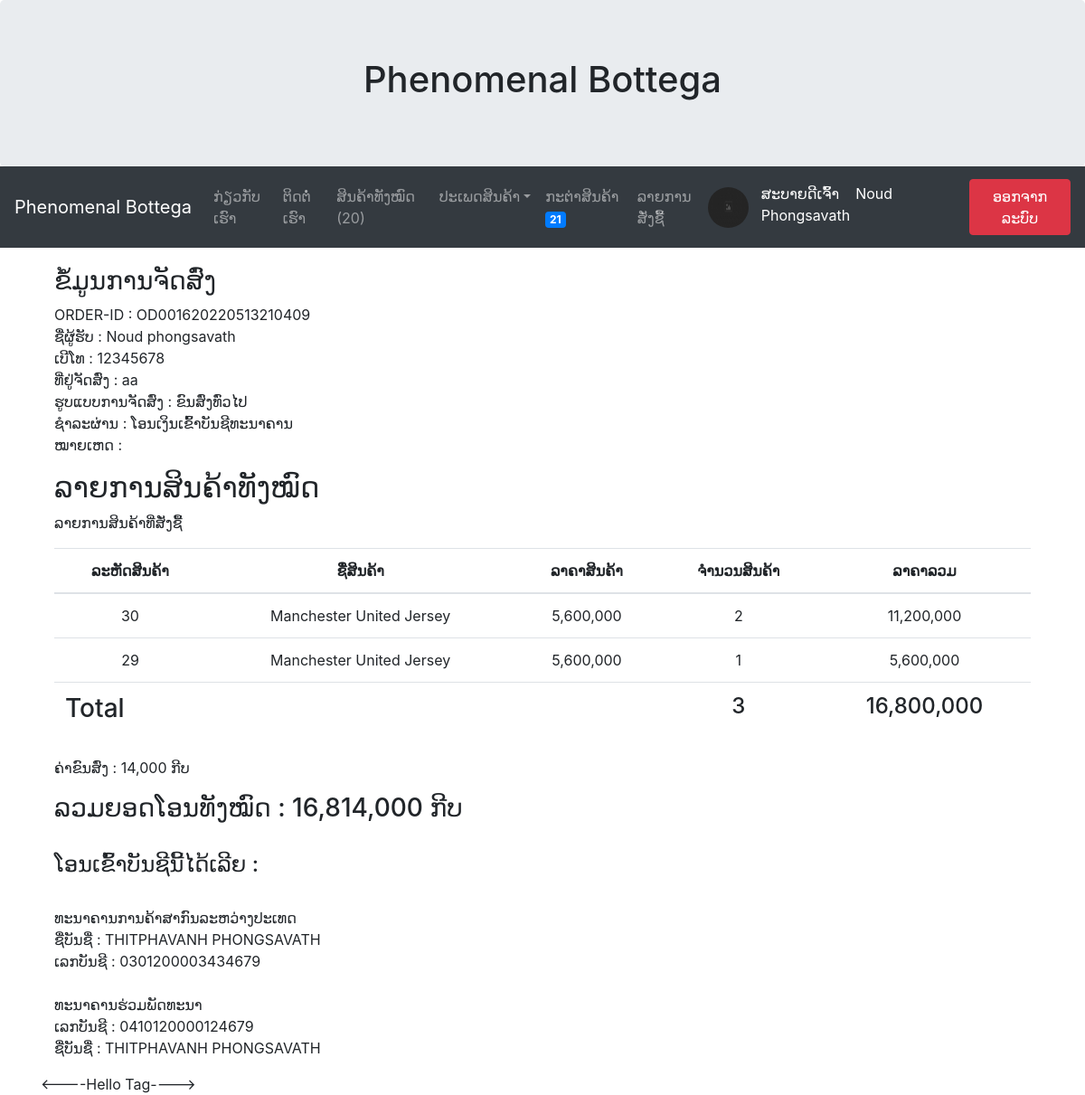
Screenshot of /myorder/OD001620220513210409/ (signed in) with the database file from the repository.
### myapp/models.py (models this page shows, shortened)
class Profile(models.Model):
	user = models.OneToOneField(User, on_delete=models.CASCADE)
	photo = models.ImageField(upload_to="photoprofile", null=True, blank=True, default='default.png')
	usertype = models.CharField(max_length=100, default='member')
	cartquan = models.IntegerField(default=0)

class OrderPending(models.Model):
	orderid = models.CharField(max_length=100)
	user = models.ForeignKey(User, on_delete=models.CASCADE)
	name = models.CharField(max_length=100)
	tel = models.CharField(max_length=100)
	address = models.TextField()
	shipping = models.CharField(max_length=100)
	payment = models.CharField(max_length=100)  # alibaba # QR code
	other = models.TextField(blank=True, null=True)
	stamp = models.DateTimeField(auto_now_add=True, blank=True, null=True)
	paid = models.BooleanField(default=False)
	confirmed = models.BooleanField(default=False)
	slip = models.ImageField(upload_to="slip", null=True, blank=True)
	sliptime = models.CharField(max_length=100, null=True, blank=True)
	paymentid = models.CharField(max_length=100, null=True, blank=True)
	trackingnumber = models.CharField(max_length=100, null=True, blank=True)

class OrderList(models.Model):
	orderid = models.CharField(max_length=100)
	productid = models.CharField(max_length=100)
	productname = models.CharField(max_length=100)
	price = models.IntegerField()
	quantity = models.IntegerField()
	total = models.IntegerField()

### myapp/views.py (the view)
# urls.py: path('myorder/<str:orderid>/', MyOrder, name='myorder-page'),
def MyOrder(request, orderid):
    username = request.user.username
    user = User.objects.get(username=username)
    order = OrderPending.objects.get(orderid=orderid)
    if user != order.user:
        return redirect('allproduct-page')
    odlist = OrderList.objects.filter(orderid=orderid)
    total = sum([c.total for c in odlist])
    order.total = total
    count = sum([c.quantity for c in odlist])
    if order.shipping == 'ems':
        shipcost = sum([6000 if i == 0 else 4000 for i in range(count)])
    else:
        shipcost = sum([7000 if i == 0 else 3000 for i in range(count)])
    if order.payment == 'cod':
        shipcost += 2000  # shipcost = shipcost + 2000
    order.shipcost = shipcost
    context = {'order': order, 'odlist': odlist,
               'total': total, 'count': count}
    return render(request, 'myapp/myorder.html', context)

### myapp/templatetags/custom_tags.py (called while the page is built)
@register.simple_tag
def hello_tag():  # {% hello_tag %}
    return '<----Hello Tag---->'

@register.simple_tag
def show_allproduct():
    count = Allproduct.objects.count()
    return count

@register.inclusion_tag('myapp/allcatagory.html')
def all_catagory():
    catagorys = Catagory.objects.all()
    return {'allcatagorys': catagorys}

### myapp/template/myapp/myorder.html
{% extends 'myapp/base.html' %}
{% load humanize %}
{% block content %}
<div class="container">
	<h3>ຂໍ້ມູນການຈັດສົ່ງ</h3>
	<p>
		ORDER-ID : {{order.orderid}}<br>
		ຊື່ຜູ້ຮັບ : {{order.name}}<br>
		ເບີໂທ : {{order.tel}}<br>
		ທີ່ຢູ່ຈັດສົ່ງ : {{order.address}}<br>
		{% if order.shipping == 'ems' %}
		ຮູບແບບການຈັດສົ່ງ : ຂົນສົ່ງທົ່ວໄປ
		{% else %}
		ຮູບແບບການຈັດສົ່ງ : ລົງທະບຽນ
		{% endif %}<br>
		{% if order.payment == 'transfer' %}
		ຊຳລະຜ່ານ : ໂອນເງິນເຂົ້າບັນຊີທະນາຄານ
		{% else %}
		ຊຳລະຜ່ານ : ເກັບເງິນປາຍທາງ
		{% endif %}<br>
		ໝາຍເຫດ : {{other}}<br>
	</p>
</div>
<div class="container">
	<h2>ລາຍການສິນຄ້າທັງໝົດ</h2>
	<p>ລາຍການສິນຄ້າທີ່ສັ່ງຊື້</p>
	<table class="table">
		<thead>
			<tr>
				<th style="text-align: center;">ລະຫັດສິນຄ້າ</th>
				<th style="text-align: center;">ຊື່ສິນຄ້າ</th>
				<th style="text-align: center;">ລາຄາສິນຄ້າ</th>
				<th style="text-align: center;">ຈຳນວນສິນຄ້າ</th>
				<th style="text-align: center;">ລາຄາລວມ</th>
			</tr>
		</thead>
		<tbody>
			{% for pd in odlist %}
			<tr>
				<td style="text-align: center;">{{pd.productid}}</td>
				<td style="text-align: center;">{{pd.productname}}</td>
				<td style="text-align: center;">{{pd.price|intcomma}}</td>
				<td style="text-align: center;">{{pd.quantity|intcomma}}</td>
				<td style="text-align: center;">{{pd.total|intcomma}}</td>
			</tr>
			{% endfor %}
			<tr>
				<td>
					<h3>Total</h3>
				</td>
				<td></td>
				<td></td>
				<td style="text-align: center;">
					<h4>{{count|intcomma}}</h4>
				</td>
				<td style="text-align: center;">
					<h4>{{total|intcomma}}</h4>
				</td>
			</tr>
		</tbody>
	</table>
	<p>ຄ່າຂົນສົ່ງ : {{order.shipcost|intcomma}} ກີບ</p>
	<h3>ລວມຍອດໂອນທັງໝົດ : {{total|add:order.shipcost|intcomma}} ກີບ</h3><br>
	<h4>ໂອນເຂົ້າບັນຊີນີ້ໄດ້ເລີຍ : </h4><br>
	<p>
		ທະນາຄານການຄ້າສາກົນລະຫວ່າງປະເທດ<br>
		ຊື່ບັນຊື່ : THITPHAVANH PHONGSAVATH<br>
		ເລກບັນຊີ : 0301200003434679<br><br>
		ທະນາຄານຮ່ວມພັດທະນາ<br>
		ເລກບັນຊີ : 0410120000124679<br>
		ຊື່ບັນຊື່ : THITPHAVANH PHONGSAVATH<br>
	</p>
</div>
{% endblock content %}

### myapp/template/myapp/base.html (shortened to what this page needs)
{% load custom_tags %}
<!DOCTYPE html>
<html lang="en">
<head>
	<link rel="stylesheet" href="https://maxcdn.bootstrapcdn.com/bootstrap/4.5.2/css/bootstrap.min.css">
	<link rel="stylesheet" href="https://cdnjs.cloudflare.com/ajax/libs/font-awesome/4.7.0/css/font-awesome.min.css">
</head>
<body>
	<div class="jumbotron text-center" style="margin-bottom: 0;">
		<h1>Phenomenal Bottega</h1>
	</div>
	<nav class="navbar navbar-expand-sm bg-dark navbar-dark">
		<a class="navbar-brand" href="/">Phenomenal Bottega</a>
		<div class="collapse navbar-collapse" id="collapsibleNavbar">
			<ul class="navbar-nav mr-auto">
				<li class="nav-item">
					<a class="nav-link" href="{% url 'about-page' %}">ກ່ຽວກັບເຮົາ </a>
				</li>
				<li class="nav-item">
					<a class="nav-link" href="{% url 'contact-page' %}">ຕິດຕໍ່ເຮົາ </a>
				</li>
				<li class="nav-item">
					<a class="nav-link" href="{% url 'allproduct-page' %}">ສິນຄ້າທັງໝົດ ({% show_allproduct %})</a>
				</li>
				<li class="nav-item dropdown">
					<a class="nav-link dropdown-toggle" href="http://example.com" id="dropdown01" data-toggle="dropdown"
						aria-haspopup="true" aria-expanded="false">ປະເພດສິນຄ້າ</a>
				</li>
				{% if user.is_authenticated and user.profile.usertype == 'member' %}
				<li class="nav-item">
					<a class="nav-link" href="{% url 'mycart-page' %}">ກະຕ່າສິນຄ້າ <span
							class="badge badge-primary">{{user.profile.cartquan}}</span></a>
				</li>
				<li class="nav-item">
					<a class="nav-link" href="{% url 'orderlist-page' %}">ລາຍການສັ່ງຊື້</a>
				</li>
				{% endif %}
			</ul>
			{% if user.is_authenticated %}
			<img src="{{user.profile.photo.url}}" width="45" height="45" class="rounded-circle">&nbsp&nbsp&nbsp
			<p style="color: white; margin-top: 10px;">ສະບາຍດີເຈົ້າ &nbsp&nbsp {{user.first_name}} &nbsp
				{{user.last_name}}&nbsp&nbsp&nbsp</p>
			<a class="btn btn-danger" href="/logout/">ອອກຈາກລະບົບ</a>
			{% else %}
			<a class="btn btn-primary" href="{% url 'register-page' %}">ສະໝັກສະມາຊິກ</a> &nbsp&nbsp&nbsp
			<a class="btn btn-primary" href="/login/">ເຂົ້າສູ່ລະບົບ</a>
			{% endif %}
		</div>
	</nav>
	<div class="container" style="margin-top: 20px;">
		{% block content %}
		{% endblock content %}
	</div>
	<div class="container">
		{% hello_tag %}
	</div>
</body>
</html>

### rows the page displays
OrderPending: orderid "OD001620220513210409", name "Noud phongsavath", tel "12345678", address "aa", shipcost "14,000", shipcost "16,814,000"
OrderList: productid "30", productname "Manchester United Jersey", price "5,600,000", quantity "2", total "11,200,000"
OrderList: productid "29", productname "Manchester United Jersey", price "5,600,000", quantity "1", total "5,600,000"

### other values shown
{{ user.profile.cartquan }} "21"
{{ user.first_name }} "Noud"
{{ user.last_name }} "Phongsavath"
{{ count|intcomma }} "3"
{{ total|intcomma }} "16,800,000"
